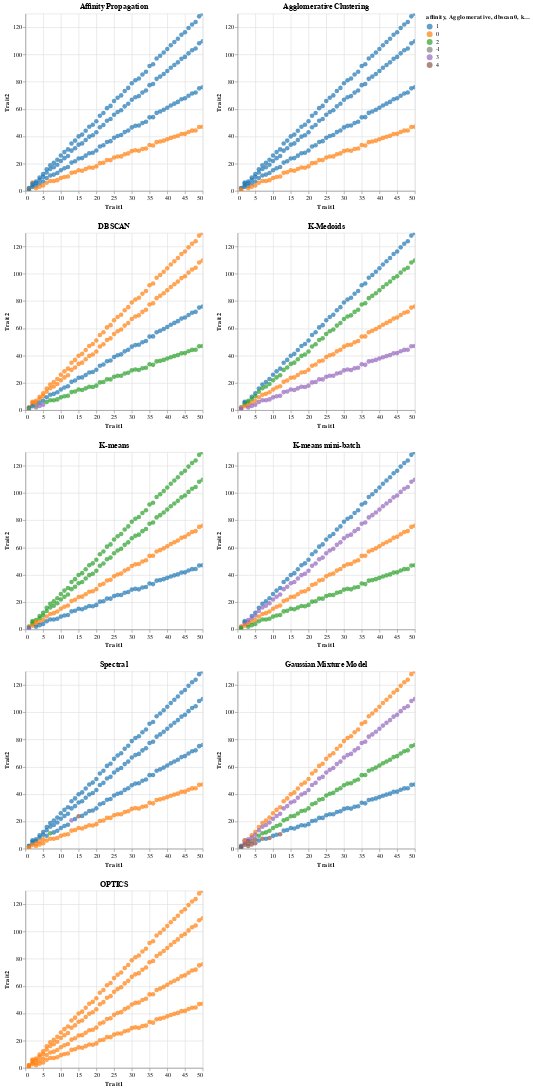

Notebook code cell kept with this figure:
### Code cell
# Display charts
(affini | agglom) & (dbscan | kmedoi) &( kmean | kminb) & (spectr | gauss) & optics

### Figure 1 — Vega-Lite specification as saved in the notebook (floating-point values rounded to 4 significant figures; data arrays with more than 128 entries replaced by an {"elided": "..."} marker saying what was removed)
{"config": {"view": {"continuousWidth": 300, "continuousHeight": 300}}, "vconcat": [{"hconcat": [{"mark": {"type": "circle", "size": 60}, "encoding": {"color": {"field": "affinity", "scale": {"domain": [1.0, 0.0, 2.0, -1.0, 3.0, 4.0], "range": ["#1f77b4", "#ff7f0e", "#2ca02c", "#808080", "#9467bd", "#8c564b"]}, "type": "nominal"}, "tooltip": [{"field": "affinity", "type": "quantitative"}, {"field": "Agglomerative", "type": "quantitative"}, {"field": "dbscan0", "type": "quantitative"}, {"field": "kmedoids4", "type": "quantitative"}, {"field": "kmeans_minibatch4", "type": "quantitative"}, {"field": "kmeans4", "type": "quantitative"}, {"field": "spectral", "type": "quantitative"}, {"field": "optics", "type": "quantitative"}], "x": {"field": "Trait1", "type": "quantitative"}, "y": {"field": "Trait2", "type": "quantitative"}}, "name": "view_55", "title": "Affinity Propagation"}, {"mark": {"type": "circle", "size": 60}, "encoding": {"color": {"field": "Agglomerative", "scale": {"domain": [1.0, 0.0, 2.0, -1.0, 3.0, 4.0], "range": ["#1f77b4", "#ff7f0e", "#2ca02c", "#808080", "#9467bd", "#8c564b"]}, "type": "nominal"}, "tooltip": [{"field": "affinity", "type": "quantitative"}, {"field": "Agglomerative", "type": "quantitative"}, {"field": "dbscan0", "type": "quantitative"}, {"field": "kmedoids4", "type": "quantitative"}, {"field": "kmeans_minibatch4", "type": "quantitative"}, {"field": "kmeans4", "type": "quantitative"}, {"field": "spectral", "type": "quantitative"}, {"field": "optics", "type": "quantitative"}], "x": {"field": "Trait1", "type": "quantitative"}, "y": {"field": "Trait2", "type": "quantitative"}}, "name": "view_56", "title": "Agglomerative Clustering"}]}, {"hconcat": [{"mark": {"type": "circle", "size": 60}, "encoding": {"color": {"field": "dbscan0", "scale": {"domain": [1.0, 0.0, 2.0, -1.0, 3.0, 4.0], "range": ["#1f77b4", "#ff7f0e", "#2ca02c", "#808080", "#9467bd", "#8c564b"]}, "type": "nominal"}, "tooltip": [{"field": "affinity", "type": "quantitative"}, {"field": "Agglomerative", "type": "quantitative"}, {"field": "dbscan0", "type": "quantitative"}, {"field": "kmedoids4", "type": "quantitative"}, {"field": "kmeans_minibatch4", "type": "quantitative"}, {"field": "kmeans4", "type": "quantitative"}, {"field": "spectral", "type": "quantitative"}, {"field": "optics", "type": "quantitative"}], "x": {"field": "Trait1", "type": "quantitative"}, "y": {"field": "Trait2", "type": "quantitative"}}, "name": "view_57", "title": "DBSCAN"}, {"mark": {"type": "circle", "size": 60}, "encoding": {"color": {"field": "kmedoids4", "scale": {"domain": [1.0, 0.0, 2.0, -1.0, 3.0, 4.0], "range": ["#1f77b4", "#ff7f0e", "#2ca02c", "#808080", "#9467bd", "#8c564b"]}, "type": "nominal"}, "tooltip": [{"field": "affinity", "type": "quantitative"}, {"field": "Agglomerative", "type": "quantitative"}, {"field": "dbscan0", "type": "quantitative"}, {"field": "kmedoids4", "type": "quantitative"}, {"field": "kmeans_minibatch4", "type": "quantitative"}, {"field": "kmeans4", "type": "quantitative"}, {"field": "spectral", "type": "quantitative"}, {"field": "optics", "type": "quantitative"}], "x": {"field": "Trait1", "type": "quantitative"}, "y": {"field": "Trait2", "type": "quantitative"}}, "name": "view_58", "title": "K-Medoids"}]}, {"hconcat": [{"mark": {"type": "circle", "size": 60}, "encoding": {"color": {"field": "kmeans4", "scale": {"domain": [1.0, 0.0, 2.0, -1.0, 3.0, 4.0], "range": ["#1f77b4", "#ff7f0e", "#2ca02c", "#808080", "#9467bd", "#8c564b"]}, "type": "nominal"}, "tooltip": [{"field": "affinity", "type": "quantitative"}, {"field": "Agglomerative", "type": "quantitative"}, {"field": "dbscan0", "type": "quantitative"}, {"field": "kmedoids4", "type": "quantitative"}, {"field": "kmeans_minibatch4", "type": "quantitative"}, {"field": "kmeans4", "type": "quantitative"}, {"field": "spectral", "type": "quantitative"}, {"field": "optics", "type": "quantitative"}], "x": {"field": "Trait1", "type": "quantitative"}, "y": {"field": "Trait2", "type": "quantitative"}}, "name": "view_59", "title": "K-means"}, {"mark": {"type": "circle", "size": 60}, "encoding": {"color": {"field": "kmeans_minibatch4", "scale": {"domain": [1.0, 0.0, 2.0, -1.0, 3.0, 4.0], "range": ["#1f77b4", "#ff7f0e", "#2ca02c", "#808080", "#9467bd", "#8c564b"]}, "type": "nominal"}, "tooltip": [{"field": "affinity", "type": "quantitative"}, {"field": "Agglomerative", "type": "quantitative"}, {"field": "dbscan0", "type": "quantitative"}, {"field": "kmedoids4", "type": "quantitative"}, {"field": "kmeans_minibatch4", "type": "quantitative"}, {"field": "kmeans4", "type": "quantitative"}, {"field": "spectral", "type": "quantitative"}, {"field": "optics", "type": "quantitative"}], "x": {"field": "Trait1", "type": "quantitative"}, "y": {"field": "Trait2", "type": "quantitative"}}, "name": "view_60", "title": "K-means mini-batch"}]}, {"hconcat": [{"mark": {"type": "circle", "size": 60}, "encoding": {"color": {"field": "spectral", "scale": {"domain": [1.0, 0.0, 2.0, -1.0, 3.0, 4.0], "range": ["#1f77b4", "#ff7f0e", "#2ca02c", "#808080", "#9467bd", "#8c564b"]}, "type": "nominal"}, "tooltip": [{"field": "affinity", "type": "quantitative"}, {"field": "Agglomerative", "type": "quantitative"}, {"field": "dbscan0", "type": "quantitative"}, {"field": "kmedoids4", "type": "quantitative"}, {"field": "kmeans_minibatch4", "type": "quantitative"}, {"field": "kmeans4", "type": "quantitative"}, {"field": "spectral", "type": "quantitative"}, {"field": "optics", "type": "quantitative"}], "x": {"field": "Trait1", "type": "quantitative"}, "y": {"field": "Trait2", "type": "quantitative"}}, "name": "view_61", "title": "Spectral"}, {"mark": {"type": "circle", "size": 60}, "encoding": {"color": {"field": "mixture", "scale": {"domain": [1.0, 0.0, 2.0, -1.0, 3.0, 4.0], "range": ["#1f77b4", "#ff7f0e", "#2ca02c", "#808080", "#9467bd", "#8c564b"]}, "type": "nominal"}, "tooltip": [{"field": "affinity", "type": "quantitative"}, {"field": "Agglomerative", "type": "quantitative"}, {"field": "dbscan0", "type": "quantitative"}, {"field": "kmedoids4", "type": "quantitative"}, {"field": "kmeans_minibatch4", "type": "quantitative"}, {"field": "kmeans4", "type": "quantitative"}, {"field": "spectral", "type": "quantitative"}, {"field": "optics", "type": "quantitative"}], "x": {"field": "Trait1", "type": "quantitative"}, "y": {"field": "Trait2", "type": "quantitative"}}, "name": "view_62", "title": "Gaussian Mixture Model"}]}, {"mark": {"type": "circle", "size": 60}, "encoding": {"color": {"field": "optics", "scale": {"domain": [1.0, 0.0, 2.0, -1.0, 3.0, 4.0], "range": ["#1f77b4", "#ff7f0e", "#2ca02c", "#808080", "#9467bd", "#8c564b"]}, "type": "nominal"}, "tooltip": [{"field": "affinity", "type": "quantitative"}, {"field": "Agglomerative", "type": "quantitative"}, {"field": "dbscan0", "type": "quantitative"}, {"field": "kmedoids4", "type": "quantitative"}, {"field": "kmeans_minibatch4", "type": "quantitative"}, {"field": "kmeans4", "type": "quantitative"}, {"field": "spectral", "type": "quantitative"}, {"field": "optics", "type": "quantitative"}], "x": {"field": "Trait1", "type": "quantitative"}, "y": {"field": "Trait2", "type": "quantitative"}}, "name": "view_63", "title": "OPTICS"}], "data": {"name": "data-4e690ea4b64da5469d64a3cbf78794ff"}, "params": [{"name": "param_47", "select": {"type": "interval", "encodings": ["x", "y"]}, "bind": "scales", "views": ["view_55"]}, {"name": "param_48", "select": {"type": "interval", "encodings": ["x", "y"]}, "bind": "scales", "views": ["view_56"]}, {"name": "param_49", "select": {"type": "interval", "encodings": ["x", "y"]}, "bind": "scales", "views": ["view_57"]}, {"name": "param_50", "select": {"type": "interval", "encodings": ["x", "y"]}, "bind": "scales", "views": ["view_58"]}, {"name": "param_51", "select": {"type": "interval", "encodings": ["x", "y"]}, "bind": "scales", "views": ["view_59"]}, {"name": "param_52", "select": {"type": "interval", "encodings": ["x", "y"]}, "bind": "scales", "views": ["view_60"]}, {"name": "param_53", "select": {"type": "interval", "encodings": ["x", "y"]}, "bind": "scales", "views": ["view_61"]}, {"name": "param_54", "select": {"type": "interval", "encodings": ["x", "y"]}, "bind": "scales", "views": ["view_62"]}, {"name": "param_55", "select": {"type": "interval", "encodings": ["x", "y"]}, "bind": "scales", "views": ["view_63"]}], "$schema": "https://vega.github.io/schema/vega-lite/v5.16.3.json", "datasets": {"data-4e690ea4b64da5469d64a3cbf78794ff": {"elided": "200 records"}}}
